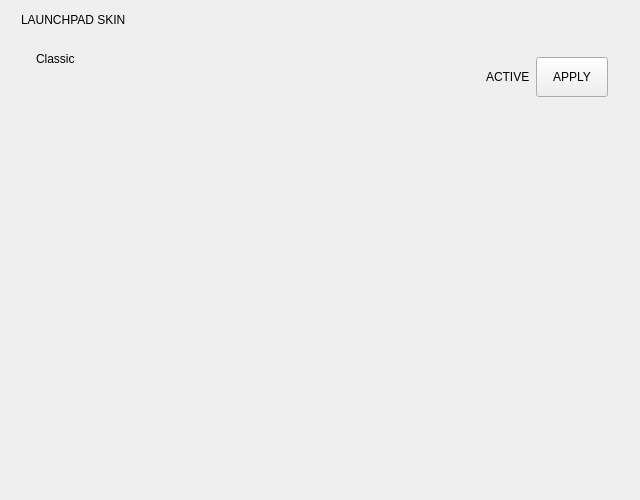
                <widget class="QWidget" name="skinBody">
                 <property name="geometry">
                  <rect>
                   <x>0</x>
                   <y>0</y>
                   <width>640</width>
                   <height>500</height>
                  </rect>
                 </property>
                 <layout class="QVBoxLayout" name="skinBodyLayout">
                  <property name="spacing">
                   <number>0</number>
                  </property>
                  <property name="leftMargin">
                   <number>21</number>
                  </property>
                  <property name="topMargin">
                   <number>13</number>
                  </property>
                  <property name="rightMargin">
                   <number>21</number>
                  </property>
                  <property name="bottomMargin">
                   <number>13</number>
                  </property>
                  <item>
                   <widget class="QLabel" name="skinHeading">
                    <property name="text">
                     <string>LAUNCHPAD SKIN</string>
                    </property>
                    <property name="role" stdset="0">
                     <string>heading</string>
                    </property>
                    <property name="letterSpacing" stdset="0">
                     <double>2.6</double>
                    </property>
                   </widget>
                  </item>
                  <item>
                   <spacer name="gap_44">
                    <property name="orientation">
                     <enum>Qt::Orientation::Vertical</enum>
                    </property>
                    <property name="sizeType">
                     <enum>QSizePolicy::Policy::Fixed</enum>
                    </property>
                    <property name="sizeHint" stdset="0">
                     <size>
                      <width>1</width>
                      <height>14</height>
                     </size>
                    </property>
                   </spacer>
                  </item>
                  <item>
                   <widget class="QWidget" name="skinList" native="true">
                    <property name="list" stdset="0">
                     <string>Logic.skins(skinList, 'Classic', 'The original Launchpad, unchanged.')</string>
                    </property>
                    <layout class="QVBoxLayout" name="skinListLayout">
                     <property name="spacing">
                      <number>10</number>
                     </property>
                     <property name="leftMargin">
                      <number>0</number>
                     </property>
                     <property name="topMargin">
                      <number>0</number>
                     </property>
                     <property name="rightMargin">
                      <number>0</number>
                     </property>
                     <property name="bottomMargin">
                      <number>0</number>
                     </property>
                     <item>
                      <widget class="QFrame" name="skinRow">
                       <property name="role" stdset="0">
                        <string>skinRow</string>
                       </property>
                       <property name="template" stdset="0">
                        <bool>true</bool>
                       </property>
                       <property name="bind_current" stdset="0">
                        <string>item.id === Launcher.skin</string>
                       </property>
                       <layout class="QHBoxLayout" name="skinRowLayout" stretch="1,0">
                        <property name="spacing">
                         <number>0</number>
                        </property>
                        <property name="leftMargin">
                         <number>15</number>
                        </property>
                        <property name="topMargin">
                         <number>11</number>
                        </property>
                        <property name="rightMargin">
                         <number>11</number>
                        </property>
                        <property name="bottomMargin">
                         <number>11</number>
                        </property>
                        <item>
                         <widget class="QWidget" name="skinTexts" native="true">
                          <layout class="QVBoxLayout" name="skinTextsLayout">
                           <property name="spacing">
                            <number>4</number>
                           </property>
                           <property name="leftMargin">
                            <number>0</number>
                           </property>
                           <property name="topMargin">
                            <number>0</number>
                           </property>
                           <property name="rightMargin">
                            <number>0</number>
                           </property>
                           <property name="bottomMargin">
                            <number>0</number>
                           </property>
                           <item>
                            <widget class="QLabel" name="skinName">
                             <property name="text">
                              <string>Classic</string>
                             </property>
                             <property name="role" stdset="0">
                              <string>skinName</string>
                             </property>
                             <property name="bind" stdset="0">
                              <string>item.name</string>
                             </property>
                            </widget>
                           </item>
                           <item>
                            <widget class="QLabel" name="skinMeta">
                             <property name="role" stdset="0">
                              <string>skinMeta</string>
                             </property>
                             <property name="bind" stdset="0">
                              <string>Logic.kindText(item)</string>
                             </property>
                             <property name="showIf" stdset="0">
                              <string>Logic.kindText(item) !== ''</string>
                             </property>
                            </widget>
                           </item>
                           <item>
                            <widget class="QLabel" name="skinDesc">
                             <property name="wordWrap">
                              <bool>true</bool>
                             </property>
                             <property name="role" stdset="0">
                              <string>skinDesc</string>
                             </property>
                             <property name="bind" stdset="0">
                              <string>item.compatible ? item.description : 'Can\'t be used: ' + item.reason</string>
                             </property>
                             <property name="maxLines" stdset="0">
                              <number>3</number>
                             </property>
                             <property name="showIf" stdset="0">
                              <string>(item.compatible ? item.description : 'x') !== ''</string>
                             </property>
                             <property name="bind_ok" stdset="0">
                              <string>item.compatible</string>
                             </property>
                            </widget>
                           </item>
                          </layout>
                         </widget>
                        </item>
                        <item alignment="Qt::AlignmentFlag::AlignVCenter">
                         <widget class="QWidget" name="skinRight" native="true">
                          <property name="minimumSize">
                           <size>
                            <width>122</width>
                            <height>0</height>
                           </size>
                          </property>
                          <property name="maximumSize">
                           <size>
                            <width>122</width>
                            <height>16777215</height>
                           </size>
                          </property>
                          <layout class="QHBoxLayout" name="skinRightLayout">
                           <property name="spacing">
                            <number>0</number>
                           </property>
                           <property name="leftMargin">
                            <number>0</number>
                           </property>
                           <property name="topMargin">
                            <number>0</number>
                           </property>
                           <property name="rightMargin">
                            <number>0</number>
                           </property>
                           <property name="bottomMargin">
                            <number>0</number>
                           </property>
                           <item>
                            <spacer name="hSpacer_31">
                             <property name="orientation">
                              <enum>Qt::Orientation::Horizontal</enum>
                             </property>
                             <property name="sizeHint" stdset="0">
                              <size>
                               <width>0</width>
                               <height>20</height>
                              </size>
                             </property>
                            </spacer>
                           </item>
                           <item>
                            <widget class="QLabel" name="skinActive">
                             <property name="text">
                              <string>ACTIVE</string>
                             </property>
                             <property name="role" stdset="0">
                              <string>activeMark</string>
                             </property>
                             <property name="letterSpacing" stdset="0">
                              <double>2.0</double>
                             </property>
                             <property name="showIf" stdset="0">
                              <string>item.id === Launcher.skin</string>
                             </property>
                            </widget>
                           </item>
                           <item>
                            <spacer name="gap_45">
                             <property name="orientation">
                              <enum>Qt::Orientation::Horizontal</enum>
                             </property>
                             <property name="sizeType">
                              <enum>QSizePolicy::Policy::Fixed</enum>
                             </property>
                             <property name="sizeHint" stdset="0">
                              <size>
                               <width>6</width>
                               <height>1</height>
                              </size>
                             </property>
                            </spacer>
                           </item>
                           <item>
                            <widget class="QPushButton" name="skinApply">
                             <property name="text">
                              <string>APPLY</string>
                             </property>
                             <property name="focusPolicy">
                              <enum>Qt::FocusPolicy::NoFocus</enum>
                             </property>
                             <property name="cursor">
                              <cursorShape>PointingHandCursor</cursorShape>
                             </property>
                             <property name="minimumSize">
                              <size>
                               <width>0</width>
                               <height>40</height>
                              </size>
                             </property>
                             <property name="maximumSize">
                              <size>
                               <width>16777215</width>
                               <height>40</height>
                              </size>
                             </property>
                             <property name="role" stdset="0">
                              <string>ghost</string>
                             </property>
                             <property name="action" stdset="0">
                              <string>Launcher.setSkin(item.id)</string>
                             </property>
                             <property name="showIf" stdset="0">
                              <string>item.id !== Launcher.skin</string>
                             </property>
                             <property name="enableIf" stdset="0">
                              <string>item.compatible</string>
                             </property>
                             <property name="buttonSize" stdset="0">
                              <string>small</string>
                             </property>
                             <property name="letterSpacing" stdset="0">
                              <double>2.0</double>
                             </property>
                             <property name="disabledOpacity" stdset="0">
                              <double>0.4</double>
                             </property>
                            </widget>
                           </item>
                          </layout>
                         </widget>
                        </item>
                       </layout>
                      </widget>
                     </item>
                    </layout>
                   </widget>
                  </item>
                  <item>
                   <spacer name="vSpacer_10">
                    <property name="orientation">
                     <enum>Qt::Orientation::Vertical</enum>
                    </property>
                    <property name="sizeHint" stdset="0">
                     <size>
                      <width>20</width>
                      <height>0</height>
                     </size>
                    </property>
                   </spacer>
                  </item>
                 </layout>
                </widget>
